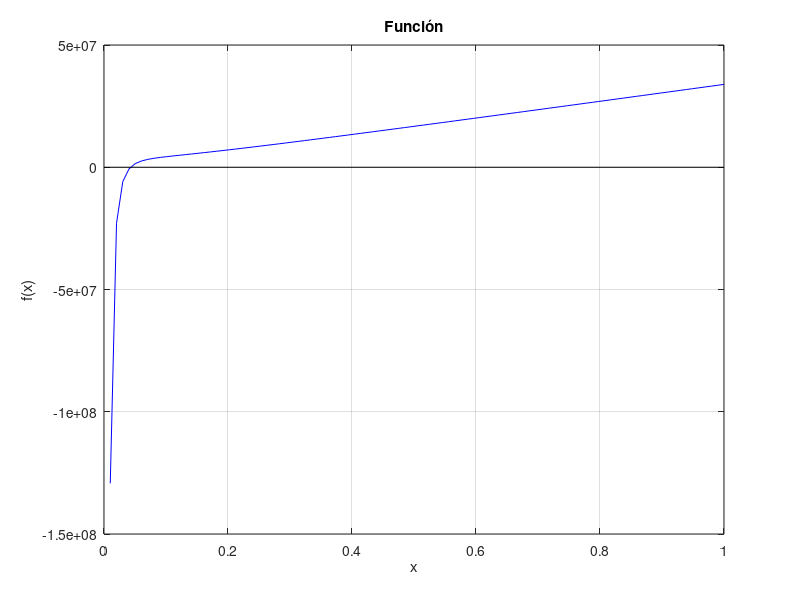

The MATLAB source for this figure: (Note: this script raises an error after producing the figure.)
format long;

% Datos
A = 0.401;
B = 42.7e-6;
T = 300;
P = 3.5e+7;
k = 1.3806503e-23;
N = 1000;
tol = 1e-12;
maxit = 100;
a = 0;
b = 1;

% Función
f = @(V) (P + A * (N ./ V).^2) .* (V - N * B) - (k * N * T);
df = @(V) -2 * A * N^2 ./ V.^3 .* (V - N * B) + P + A .* (N ./ V).^2;

% Grafico
figure(1);
x = linspace(a,b,100);
plot(x, f(x), 'b-');
grid on;
xlabel('x'); ylabel('f(x)');
title('Función');
hold on;
plot(xlim, [0 0], 'k-')  % Línea negra horizontal sobre y = 0
hold on;

% Aproximo con Bisección
[x_BIS, it_BIS, rh_BIS, t_BIS] = biseccion(f, a, b, maxit, tol);

% Continuo con Newton
[x_NEW, it_NEW, rh_NEW, t_NEW] = newton(f, df, x_BIS, maxit, tol);

% Mostrar resultados Bisección
disp("Método Bisección:");
disp(["Raíz: ", num2str(x_BIS, '%.10f')]);
disp(["Iteraciones: ", num2str(it_BIS)]);
disp(["Error final: ", num2str(rh_BIS(end))]);
disp(["Tiempo: ", num2str(t_BIS), " segundos"]);

% Mostrar resultados Newton
disp("Método Newton:");
disp(["Raíz: ", num2str(x_NEW, '%.10f')]);
disp(["Iteraciones: ", num2str(it_NEW)]);
disp(["Error final: ", num2str(rh_NEW(end))]);
disp(["Tiempo: ", num2str(t_NEW), " segundos"]);
